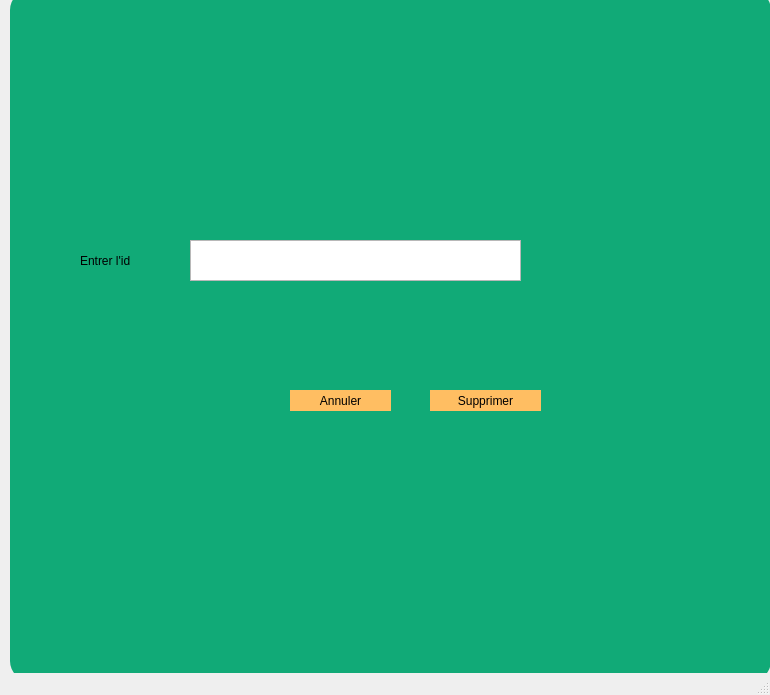
<?xml version="1.0" encoding="UTF-8"?>
<ui version="4.0">
 <class>deleteeleveWindow</class>
 <widget class="QMainWindow" name="deleteeleveWindow">
  <property name="geometry">
   <rect>
    <x>0</x>
    <y>0</y>
    <width>770</width>
    <height>695</height>
   </rect>
  </property>
  <property name="windowTitle">
   <string>MainWindow</string>
  </property>
  <widget class="QWidget" name="centralwidget">
   <widget class="QLabel" name="label">
    <property name="geometry">
     <rect>
      <x>80</x>
      <y>250</y>
      <width>121</width>
      <height>21</height>
     </rect>
    </property>
    <property name="text">
     <string>Entrer l'id</string>
    </property>
   </widget>
   <widget class="QPushButton" name="pushButton">
    <property name="geometry">
     <rect>
      <x>430</x>
      <y>390</y>
      <width>111</width>
      <height>21</height>
     </rect>
    </property>
    <property name="styleSheet">
     <string notr="true">#pushButton{

border-radius:20px;


background-color: #ffbe62
}

#pushButton:hover{
border-radius:20px;
font: 10pt 'Century Gothic';
background:#ffffff;


}</string>
    </property>
    <property name="text">
     <string>Supprimer</string>
    </property>
   </widget>
   <widget class="QGraphicsView" name="graphicsView_2">
    <property name="geometry">
     <rect>
      <x>10</x>
      <y>-10</y>
      <width>761</width>
      <height>691</height>
     </rect>
    </property>
    <property name="styleSheet">
     <string notr="true">background-color:rgb(17, 170, 119);
border-radius: 20px;
</string>
    </property>
   </widget>
   <widget class="QPushButton" name="pushButton_2">
    <property name="geometry">
     <rect>
      <x>290</x>
      <y>390</y>
      <width>101</width>
      <height>21</height>
     </rect>
    </property>
    <property name="styleSheet">
     <string notr="true">#pushButton_2{

border-radius:20px;


background-color: #ffbe62
}

#pushButton_2:hover{
border-radius:20px;
font: 10pt 'Century Gothic';
background:#ffffff;


}</string>
    </property>
    <property name="text">
     <string>Annuler</string>
    </property>
   </widget>
   <widget class="QTextEdit" name="textEdit">
    <property name="geometry">
     <rect>
      <x>190</x>
      <y>240</y>
      <width>331</width>
      <height>41</height>
     </rect>
    </property>
   </widget>
   <zorder>graphicsView_2</zorder>
   <zorder>pushButton_2</zorder>
   <zorder>textEdit</zorder>
   <zorder>label</zorder>
   <zorder>pushButton</zorder>
  </widget>
  <widget class="QMenuBar" name="menubar">
   <property name="geometry">
    <rect>
     <x>0</x>
     <y>0</y>
     <width>770</width>
     <height>22</height>
    </rect>
   </property>
  </widget>
  <widget class="QStatusBar" name="statusbar"/>
 </widget>
 <resources/>
 <connections/>
</ui>
